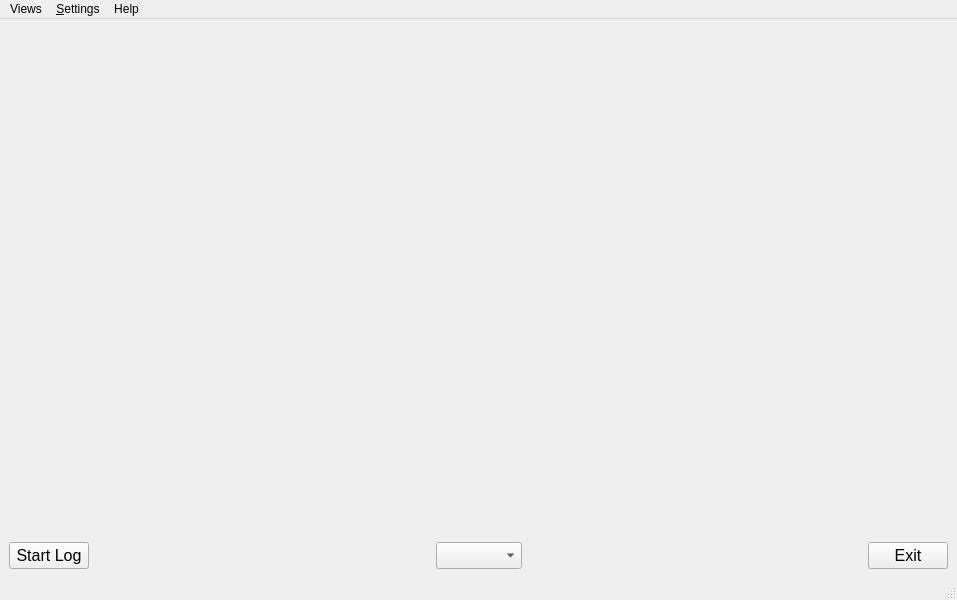
<?xml version="1.0" encoding="UTF-8"?>
<ui version="4.0">
 <class>MainWindow</class>
 <widget class="QMainWindow" name="MainWindow">
  <property name="geometry">
   <rect>
    <x>0</x>
    <y>0</y>
    <width>957</width>
    <height>600</height>
   </rect>
  </property>
  <property name="windowTitle">
   <string>MainWindow</string>
  </property>
  <widget class="QWidget" name="centralwidget">
   <layout class="QVBoxLayout" name="verticalLayout">
    <item>
     <widget class="QStackedWidget" name="stackedWidget">
      <property name="currentIndex">
       <number>-1</number>
      </property>
     </widget>
    </item>
    <item>
     <layout class="QHBoxLayout" name="horizontalLayout">
      <property name="sizeConstraint">
       <enum>QLayout::SetMaximumSize</enum>
      </property>
      <item>
       <widget class="QPushButton" name="logButton">
        <property name="font">
         <font>
          <pointsize>12</pointsize>
         </font>
        </property>
        <property name="text">
         <string>Start Log</string>
        </property>
       </widget>
      </item>
      <item>
       <spacer name="horizontalSpacer">
        <property name="orientation">
         <enum>Qt::Horizontal</enum>
        </property>
        <property name="sizeHint" stdset="0">
         <size>
          <width>40</width>
          <height>20</height>
         </size>
        </property>
       </spacer>
      </item>
      <item>
       <widget class="QComboBox" name="comboBox">
        <property name="font">
         <font>
          <pointsize>12</pointsize>
         </font>
        </property>
       </widget>
      </item>
      <item>
       <spacer name="horizontalSpacer_2">
        <property name="orientation">
         <enum>Qt::Horizontal</enum>
        </property>
        <property name="sizeHint" stdset="0">
         <size>
          <width>40</width>
          <height>20</height>
         </size>
        </property>
       </spacer>
      </item>
      <item>
       <widget class="QPushButton" name="exitButton">
        <property name="font">
         <font>
          <pointsize>12</pointsize>
         </font>
        </property>
        <property name="text">
         <string>Exit</string>
        </property>
       </widget>
      </item>
     </layout>
    </item>
   </layout>
  </widget>
  <widget class="QMenuBar" name="menubar">
   <property name="geometry">
    <rect>
     <x>0</x>
     <y>0</y>
     <width>957</width>
     <height>22</height>
    </rect>
   </property>
   <widget class="QMenu" name="menuMyViews">
    <property name="title">
     <string>Views</string>
    </property>
    <addaction name="actionTime_View"/>
    <addaction name="actionxy_View"/>
    <addaction name="actionTrafficLight_View"/>
    <addaction name="actionExit"/>
   </widget>
   <widget class="QMenu" name="menuSettings">
    <property name="title">
     <string>&amp;Settings</string>
    </property>
    <widget class="QMenu" name="menuLanguage">
     <property name="title">
      <string>Language</string>
     </property>
     <addaction name="actionen"/>
     <addaction name="actionde"/>
    </widget>
    <addaction name="actionLimits"/>
    <addaction name="actionChannels"/>
    <addaction name="actionThresholds"/>
    <addaction name="actionChange_Defaults"/>
    <addaction name="menuLanguage"/>
   </widget>
   <widget class="QMenu" name="menuHelp">
    <property name="title">
     <string>Help</string>
    </property>
    <addaction name="actionHelp_file"/>
    <addaction name="separator"/>
   </widget>
   <addaction name="menuMyViews"/>
   <addaction name="menuSettings"/>
   <addaction name="menuHelp"/>
  </widget>
  <widget class="QStatusBar" name="statusbar"/>
  <action name="actionTime_View">
   <property name="text">
    <string>Time View</string>
   </property>
  </action>
  <action name="actionxy_View">
   <property name="text">
    <string>xy View</string>
   </property>
  </action>
  <action name="actionTrafficLight_View">
   <property name="text">
    <string>TrafficLight View</string>
   </property>
  </action>
  <action name="actionLimits">
   <property name="text">
    <string>Limits</string>
   </property>
  </action>
  <action name="actionen">
   <property name="text">
    <string>en</string>
   </property>
  </action>
  <action name="actionde">
   <property name="text">
    <string>de</string>
   </property>
  </action>
  <action name="actionChannels">
   <property name="text">
    <string>Channels</string>
   </property>
  </action>
  <action name="actionExit">
   <property name="text">
    <string>Exit</string>
   </property>
  </action>
  <action name="actionAbout_Jansenberger">
   <property name="text">
    <string>About</string>
   </property>
  </action>
  <action name="actionHelp_file">
   <property name="text">
    <string>Help-file</string>
   </property>
  </action>
  <action name="actionChange_Defaults">
   <property name="text">
    <string>Change Defaults</string>
   </property>
  </action>
  <action name="actionThresholds">
   <property name="text">
    <string>Thresholds</string>
   </property>
  </action>
 </widget>
 <resources/>
 <connections/>
</ui>
